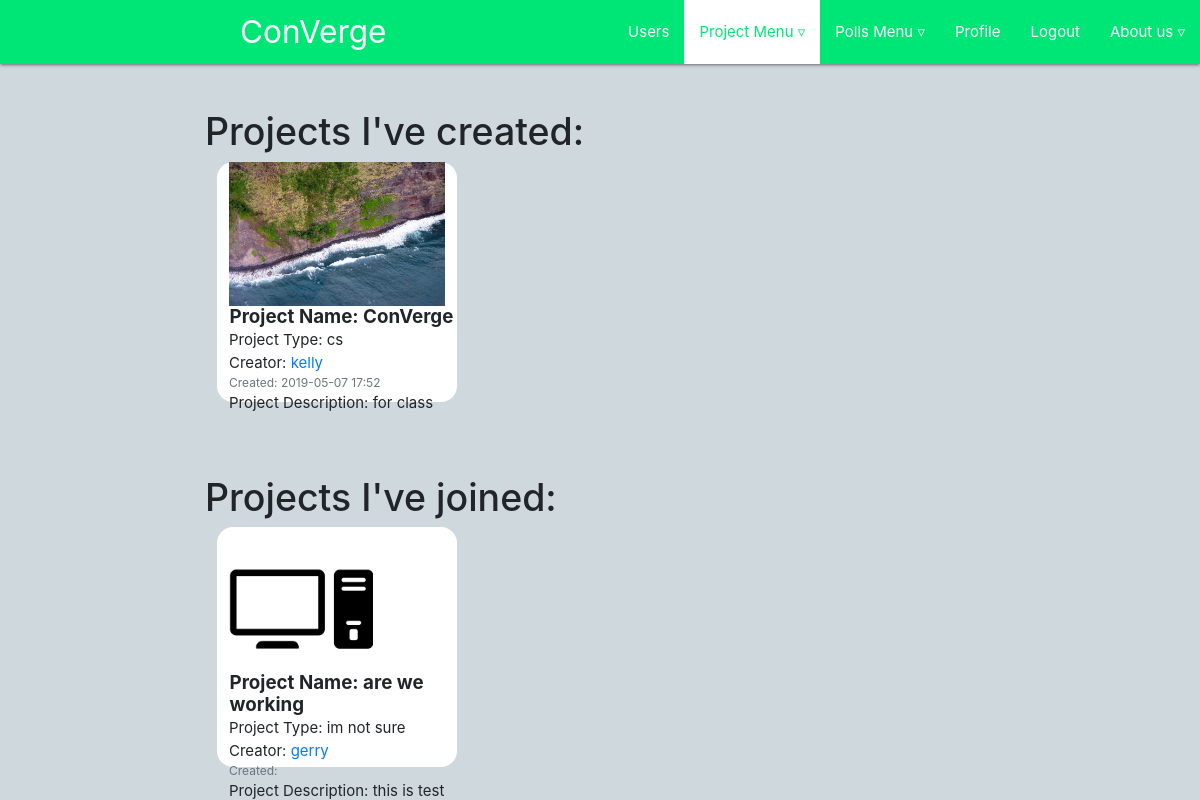
The page /myProjects/ (signed in) on the database its author committed.
### users/models.py (models this page shows, shortened)
class Project(models.Model):
      dateTime = models.CharField(max_length=100)
      creator = models.ForeignKey(Profile, on_delete=models.CASCADE)
      projectName = models.CharField(max_length=100)
      projectType = models.CharField(max_length=100)
      projectDescription = models.CharField(max_length=500)
      textArea = models.TextField(max_length=10000,default="add info / planning here")
      projectPicture = models.ImageField(default='pics/defaultProject.png',upload_to='pics/')

class Profile(models.Model):
    user = models.OneToOneField(User, on_delete=models.CASCADE) #pics is the directory in the MEDIA directory to be saved
    image = models.ImageField(default='pics/default.png',upload_to='pics/') #needs pillow to be installed
    location = models.CharField(max_length=100, default=" ")
    userDescription = models.CharField('User description', max_length=1000, default='tell us about yourself')
    userInterests = models.CharField('User interests', max_length=250, default='list your interests')

class Members(models.Model):
    members_id = models.AutoField(primary_key=True)
    project = models.ForeignKey(Project,on_delete=models.CASCADE)
    member = models.ForeignKey(Profile, on_delete=models.CASCADE)

### users/views.py (the view)
# urls.py: path('myProjects/', user_views.myProjects, name='myProjects'),
def myProjects(request):
    user = request.user #find this user
    projects = Project.objects.all() #all projects
    myProjects =[] #create a list to hold only the projects related to user
    for x in projects:
      if x.creator.user == user:
        myProjects.append(x)
    members = Members.objects.all()
    memberProjects=[]
    for x in members:
      if x.member.user == user:
        proj=x.project
        memberProjects.append(x)
    return render(request,'users/myProjects.html',locals())

### users/templates/users/myProjects.html (shortened to what this page needs)
{% extends "main/header.html" %}
{% block content%}
<div class="row" id="main1">
  <div class="col-2"></div>
  <div class="col-9">
    <div><br><br>
      <h1>Projects I've created: </h1>
      {% for x in myProjects %}
          <div class="media1">
            <a href="/projectPage?proj1={{x.projectName}}"><img class="account-img"  src="{{x.projectPicture.url}}"></a>
            <div>
              <h5><strong>Project Name: {{x.projectName}}</strong></h5>
              <p>Project Type: {{x.projectType}}</p>
              <p>Creator: <a href="/allUsers?name1={{user}}"> {{x.creator.user}} </a></p>
              <p class="text-muted small">Created: {{x.dateTime}}</p>
              <p>Project Description: {{x.projectDescription}}</p>
            </div>
          </div>
      {% empty %}
        <p>You have not created any projects! <a href="/createProject">Create</a> one today!</p>
      {% endfor %}
    </div>
  </div>
</div>
<div class="row" id="main1">
  <div class="col-2"></div>
  <div class="col-9">
    <div><br><br>
      <h1>Projects I've joined: </h1>
      {% for x in memberProjects %}
          <div class="media1">
            <a href="/projectPage?proj1={{x.project.projectName}}"><img class="account-img"  src="{{x.project.projectPicture.url}}"></a>
            <div>
              <h5><strong>Project Name: {{x.project.projectName}}</strong></h5>
              <p>Project Type: {{x.project.projectType}}</p>
              <p>Creator: <a href="/allUsers?name1={{user}}"> {{x.project.creator.user}} </a></p>
              <p class="text-muted small">Created: {{x.dateTime}}</p>
              <p>Project Description: {{x.project.projectDescription}}</p>
            </div>
          </div>
      {% empty %}
        <p>You have not joined any projects <a href="/publicDashboard">join</a> one today!</p>
      {% endfor %}
    </div>
  </div>
</div>
{% endblock%}

### users/templates/users/myProjects.html (style rules this page uses)
.account-img { height: 18vh; }
.media1 { float: left; background-color:white; width: 20vw; height: 20vw; border-radius: 2vh; margin-left: 1vw; margin-bottom: 1vh; padding-left:1vw; }
p { margin: 0px; }
h5 { margin: .5px; }

### rows shown on the page
Project: projectPicture (picture), projectName "ConVerge", projectType "cs", creator.user "kelly", dateTime "2019-05-07 17:52", projectDescription "for class"
Members: project.projectPicture (placeholder picture), project.projectName "are we working", project.projectType "im not sure", project.creator.user "gerry", project.projectDescription "this is test"
